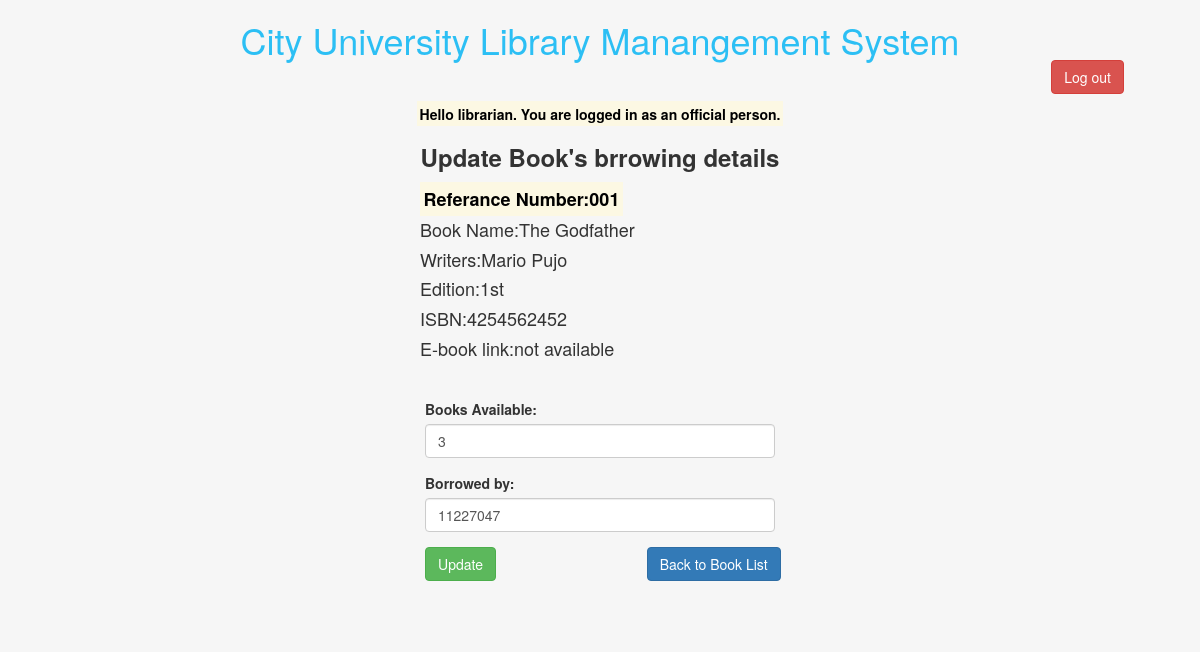
/book_update_brw_off.php?ref_number=001 (signed in), run on the app's committed database.
### tables this page shows
CREATE TABLE IF NOT EXISTS `books` (
  `ref_number` varchar(15) NOT NULL,
  `book_name` varchar(100) NOT NULL,
  `book_writers` varchar(255) NOT NULL,
  `book_edition` varchar(5) NOT NULL,
  `book_isbn` varchar(30) DEFAULT NULL,
  `book_avail` int(3) NOT NULL,
  `ebook_link` varchar(255) DEFAULT NULL,
  `browed_to` varchar(255) DEFAULT NULL
);

### book_update_brw_off.php (the view, shortened to what this page needs)
<?php require_once('Connections/lib_ss.php'); ?>
<html>
<head>
</head>
<link rel="stylesheet" href="css/bootstrap.css"/>
</head>
<div class="container">
<h1 style="text-align:center; color:#2CBFF4;">City University Library Manangement System
<div class="row">
<div class="col-md-2 col-md-offset-10">
    <a href="logout.php" class="btn btn-danger" role="button">Log out</a>  </h1>
</div>
<center><mark><strong>
<?php
if(isset($_SESSION["access_level"]) && $_SESSION["access_level"]==1){
	echo "Hello ".$_SESSION["id"].". You are logged in as an official person.<br/>";
	}
else{
	header("Location:index.php?err=2");
	}
    ?> </strong> </mark></center></div>
<?php
if (!function_exists("GetSQLValueString")) {
function GetSQLValueString($theValue, $theType, $theDefinedValue = "", $theNotDefinedValue = "")
{
  $theValue = function_exists("mysql_real_escape_string") ? mysql_real_escape_string($theValue) : mysql_escape_string($theValue);
  switch ($theType) {
    case "text":
      $theValue = ($theValue != "") ? "'" . $theValue . "'" : "NULL";
      break;
  }
  return $theValue;
}
}
$editFormAction = $_SERVER['PHP_SELF'];
if (isset($_SERVER['QUERY_STRING'])) {
  $editFormAction .= "?" . htmlentities($_SERVER['QUERY_STRING']);
}
$colname_rsBook = "-1";
if (isset($_GET['ref_number'])) {
  $colname_rsBook = $_GET['ref_number'];
}
$query_rsBook = sprintf("SELECT * FROM books WHERE ref_number = %s", GetSQLValueString($colname_rsBook, "text"));
$rsBook = mysql_query($query_rsBook, $lib_ss) or die(mysql_error());
$row_rsBook = mysql_fetch_assoc($rsBook);
?>
<div class="container">
<body>
 <center><p><strong><h3>Update Book's brrowing details</h3></strong></p> </center>
  <div class="row">
	<div class="col-xs-12 col-md-4 col-md-offset-4">
<h4><strong><mark>Referance Number:<?php echo $row_rsBook['ref_number']; ?></mark></strong></h4>
<h4>Book Name:<?php echo $row_rsBook['book_name']; ?></h4>
<h4>Writers:<?php echo $row_rsBook['book_writers']; ?></h4>
<h4>Edition:<?php echo $row_rsBook['book_edition']; ?></h4>
<h4>ISBN:<?php echo $row_rsBook['book_isbn']; ?></h4>
<h4>E-book link:<?php echo $row_rsBook['ebook_link']; ?></h4>
</div>
</div>
<p>&nbsp;</p>
<div class="col-xs-12 col-md-4 col-md-offset-4">
<form action="<?php echo $editFormAction; ?>" method="post" name="form1" id="form1">
 <div class="form-group" data-toggle="validator">
    <label for="exampleInputEmail1">Books Available:</label>
    <input type="number" class="form-control" id="exampleInputEmail1" name="book_avail" value="<?php echo htmlentities($row_rsBook['book_avail'], ENT_COMPAT, 'utf-8'); ?>" required>
  </div>
  <div class="form-group">
    <label for="exampleInputEmail1">Borrowed by:</label>
    <input type="number" class="form-control" id="exampleInputEmail1" name="browed_to" value="<?php echo htmlentities($row_rsBook['browed_to'], ENT_COMPAT, 'utf-8'); ?>" required>
  </div>
  <div class="row">
    <div class="col-md-2 col-md-offset-0">
<input class="btn btn-success" type="submit"  name="submitBtn" id="submitBtn" value="Update" />
        </div>
<div class="col-md-2 col-md-offset-5">
    <a href="book_index_off.php" class="btn btn-primary" role="button">Back to Book List</a>
    </div>
</div>
</form>
<p>&nbsp;</p>
</body>
</div>
</html>

### book_update_brw_off.php (style rules this page uses)
body { background-color: #F6f6f6; }

### data on the page
books: ref_number "001", book_name "The Godfather", book_writers "Mario Pujo", book_edition "1st", book_isbn "4254562452", ebook_link "not available", book_avail "3", browed_to "11227047"

### other printed values
$_SESSION["id"] "librarian"
